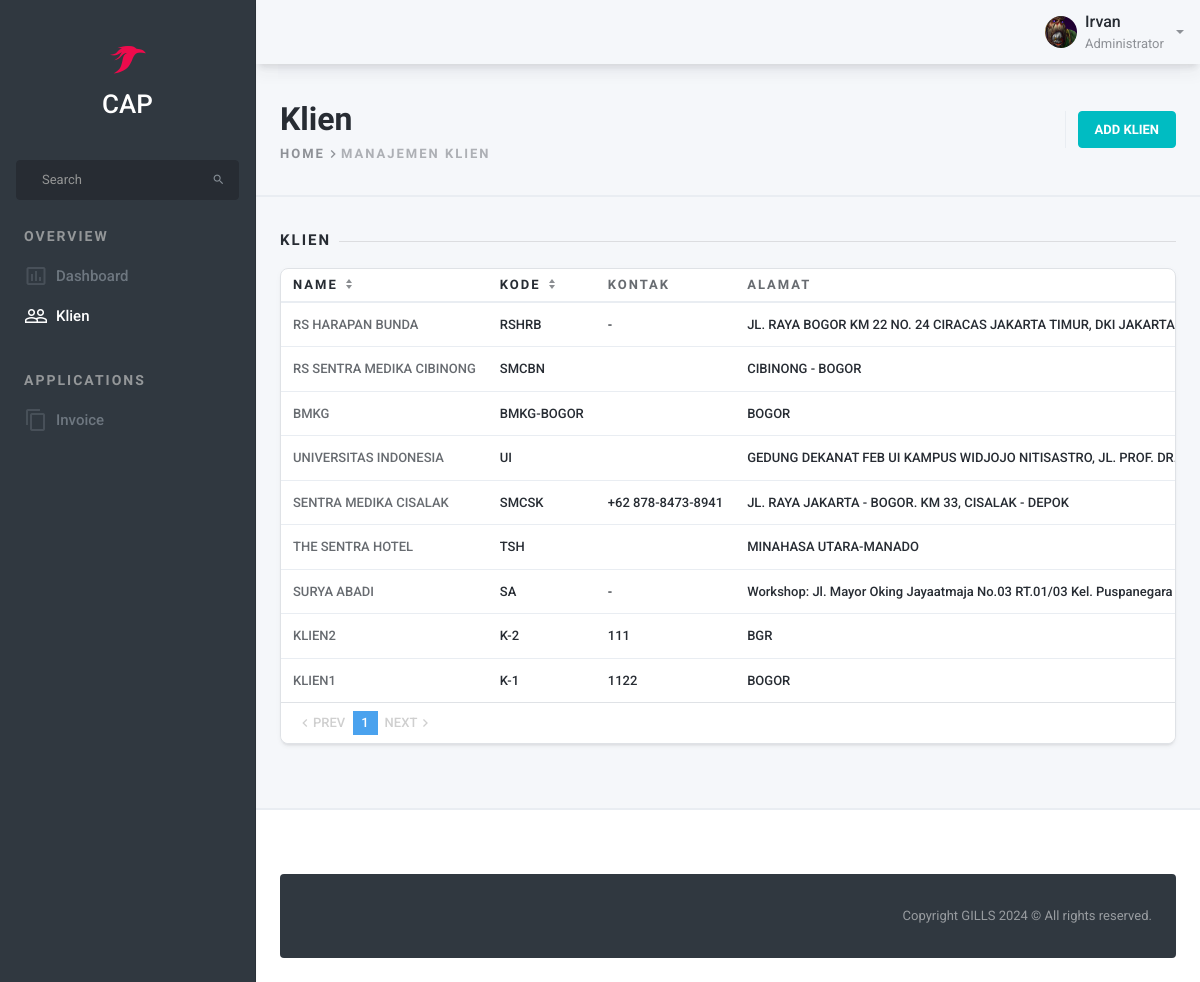
The app's page /klien/ (signed in) with its own data.
### MainApp/models.py (models this page shows, shortened)
class Klien(models.Model):
    klien = models.CharField(max_length=225, blank=False, null=False)
    kode = models.CharField(max_length=30, blank=False, null=False, unique=True)
    alamat = models.TextField(default="", blank=True, null=True)
    telp = models.CharField(max_length=15, default="", blank=True, null=True)
    email = models.EmailField(max_length=125, blank=True, null=True, default="")
    cp = models.CharField(max_length=65, blank=True, null=True)

### MainApp/views.py (the view, shortened to what this page needs)
# urls.py: path('klien/', views.klien_management, name='klien'),
@login_required
def klien_management(request, pk=None, tipe_req=None):
    user = request.user
    title = 'Manajemen Klien'
    klien_list = Klien.objects.all().order_by('-pk')
    status_pengguna = cek_status_pengguna(user)
    query = request.GET.get('q')
    if query:
        klien_list = klien_list.filter(
            Q(klien__icontains=query) |
            Q(kode__icontains=query)
        ).distinct()
    paginator = Paginator(klien_list, 10)
    page = request.GET.get('page')
    klien_list = paginator.get_page(page)
    context = {
        'user': user,
        'title': title,
        'klien_list': klien_list,
        'bredcum': 'Manajemen Klien',
        'bredcum_head': 'Klien',
        'klien_page': True,
        'query': query,
    }
    context.update(status_pengguna)
    if tipe_req == 'add':
        return render(request, 'MainApp/klien_post.html', context)
    elif tipe_req == 'update':
        klien = get_object_or_404(Klien, pk=pk)
        context.update({'klien': klien})
        return render(request, 'MainApp/klien_post.html', context)
    return render(request, 'MainApp/klien.html', context)

### utilss/mainapp.py (called while the page is built)
def cek_status_pengguna(user):
    status = {}
    for i in RolesKaryawan.objects.all():
        status['has_'+ i.roles.lower()] = user.user_pengguna.roles.filter(roles=i.roles).count() > 0
    return status

### templates/MainApp/klien.html (shortened to what this page needs)
{% extends 'MainApp/base.html' %}
{% load static %}
{% block add_data %}
<div class="row" role="tablist">
    <div class="col-auto border-left">
        <a href="{% url 'MainApp:klien_add' %}" class="btn btn-accent">Add Klien</a>
    </div>
</div>
{% endblock add_data %}
{% block content %}
<div class="page-separator">
    <div class="page-separator__text">Klien</div>
</div>
<div class="card mb-lg-32pt">
    <div class="table-responsive" data-toggle="lists" data-lists-sort-by="js-lists-values-date"
        data-lists-sort-desc="true"
        data-lists-values='["js-lists-values-name", "js-lists-values-kode"]'>
        <table class="table mb-0 thead-border-top-0 table-nowrap">
            <thead>
                <tr>
                    <th>
                        <a href="javascript:void(0)" class="sort" data-sort="js-lists-values-name">Name</a>
                    </th>
                    <th style="width: 150px;">
                        <a href="javascript:void(0)" class="sort" data-sort="js-lists-values-kode">Kode</a>
                    </th>
                    <th style="width: 48px;">
                        <a href="javascript:void(0)">Kontak</a>
                    </th>
                    <th style="width: 48px;">
                        <a href="javascript:void(0)">Alamat</a>
                    </th>
                </tr>
            </thead>
            <tbody class="list" id="klien">
                {% for i in klien_list %}
                <tr>
                    <td>
                        <div class="media flex-nowrap align-items-center" style="white-space: nowrap;">
                            <div class="media-body">
                                <div class="d-flex align-items-center">
                                    <div class="flex d-flex flex-column">
                                        <p class="mb-0"><strong class="js-lists-values-name"><a href="{% url 'MainApp:klien_update' pk=i.pk %}">{{ i.klien }}</a></strong></p>
                                    </div>
                                </div>
                            </div>
                        </div>
                    </td>
                    <td>
                        <div class="media flex-nowrap align-items-center" style="white-space: nowrap;">
                            <div class="media-body">
                                <div class="d-flex align-items-center">
                                    <div class="flex d-flex flex-column">
                                        <p class="mb-0"><strong class="js-lists-values-kode">{{ i.kode }}</strong></p>
                                    </div>
                                </div>
                            </div>
                        </div>
                    </td>
                    <td>
                        <div class="media flex-nowrap align-items-center" style="white-space: nowrap;">
                            <div class="media-body">
                                <div class="d-flex align-items-center">
                                    <div class="flex d-flex flex-column">
                                        <p class="mb-0"><strong class="js-lists-values-name">{{ i.telp }}</strong></p>
                                    </div>
                                </div>
                            </div>
                        </div>
                    </td>
                    <td>
                        <div class="media flex-nowrap align-items-center" style="white-space: nowrap;">
                            <div class="media-body">
                                <div class="d-flex align-items-center">
                                    <div class="flex d-flex flex-column">
                                        <p class="mb-0"><strong class="js-lists-values-name">{{ i.alamat }}</strong></p>
                                    </div>
                                </div>
                            </div>
                        </div>
                    </td>
                </tr>
                {% endfor %}
            </tbody>
        </table>
    </div>
    <div class="card-footer p-8pt">
        <ul class="pagination justify-content-start pagination-xsm m-0">
            {% if klien_list.has_previous %}
                <li class="page-item">
                    <a class="page-link" href="?page={{ klien_list.previous_page_number }}" aria-label="Previous">
                        <span aria-hidden="true" class="material-icons">chevron_left</span>
                        <span>Prev</span>
                    </a>
                </li>
            {% else %}
                <li class="page-item disabled">
                    <a class="page-link" href="#" aria-label="Previous">
                        <span aria-hidden="true" class="material-icons">chevron_left</span>
                        <span>Prev</span>
                    </a>
                </li>
            {% endif %}
            {% for i in klien_list.paginator.page_range %}
                {% if klien_list.number == i %}
                    <li class="page-item active">
                        <a class="page-link" href="#" aria-label="Page">
                            <span>{{ i }}</span>
                        </a>
                    </li>
                {% elif i > klien_list.number|add:'-5' and i < klien_list.number|add:'5' %}
                    <li class="page-item">
                        <a class="page-link" href="?page={{ i }}" aria-label="Page">
                            <span>{{ i }}</span>
                        </a>
                    </li>
                {% endif %}
            {% endfor %}
            {% if klien_list.has_next %}
                <li class="page-item">
                    <a class="page-link" href="?page={{ klien_list.next_page_number }}" aria-label="Next">
                        <span>Next</span>
                        <span aria-hidden="true" class="material-icons">chevron_right</span>
                    </a>
                </li>
            {% else %}
                <li class="page-item disabled">
                    <a class="page-link" href="#" aria-label="Next">
                        <span>Next</span>
                        <span aria-hidden="true" class="material-icons">chevron_right</span>
                    </a>
                </li>
            {% endif %}
        </ul>
    </div>
</div>
{% endblock content %}

### templates/MainApp/navbar.html (shortened to what this page needs)
{% load static %}
<div class="navbar navbar-expand navbar-shadow px-0  pl-lg-16pt navbar-light bg-body" id="default-navbar" data-primary>
    <div class="nav navbar-nav flex-nowrap d-flex ml-0 mr-16pt">
        <div class="nav-item dropdown d-none d-sm-flex">
            <a href="#" class="nav-link d-flex align-items-center dropdown-toggle" data-toggle="dropdown">
                <img width="32" height="32" class="rounded-circle mr-8pt"
                    src="{% static 'assets/images/gondar.jpeg' %}" alt="account" />
                <span class="flex d-flex flex-column mr-8pt">
                    <span class="navbar-text-100">{{ user.first_name }}</span>
                    <small class="navbar-text-50">Administrator</small>
                </span>
            </a>
        </div>
    </div>
</div>

### templates/static/assets/css/preloader.css (style rules this page uses)
:root { --sk-size:64px;--sk-color:#fff }

### records on screen
Klien: klien "RS HARAPAN BUNDA", kode "RSHRB", telp "-", alamat "JL. RAYA BOGOR KM 22 NO. 24 CIRACAS JAKARTA TIMUR, DKI…"
Klien: klien "RS SENTRA MEDIKA CIBINONG", kode "SMCBN", alamat "CIBINONG - BOGOR"
Klien: klien "BMKG", kode "BMKG-BOGOR", alamat "BOGOR"
Klien: klien "UNIVERSITAS INDONESIA", kode "UI", alamat "GEDUNG DEKANAT FEB UI KAMPUS WIDJOJO NITISASTRO, JL. PROF.…"
Klien: klien "SENTRA MEDIKA CISALAK", kode "SMCSK", telp "+62 878-8473-8941", alamat "JL. RAYA JAKARTA - BOGOR. KM 33, CISALAK - DEPOK"
Klien: klien "THE SENTRA HOTEL", kode "TSH", alamat "MINAHASA UTARA-MANADO"
Klien: klien "SURYA ABADI", kode "SA", telp "-", alamat "Workshop: Jl. Mayor Oking Jayaatmaja No.03 RT.01/03 Kel. Puspanegara…"
Klien: klien "KLIEN2", kode "K-2", telp "111", alamat "BGR"
Klien: klien "KLIEN1", kode "K-1", telp "1122", alamat "BOGOR"

### other values on screen
{{ user.first_name }} "Irvan"
{{ bredcum_head }} "Klien"
{{ bredcum }} "MANAJEMEN KLIEN"
{{ i }} "1"
